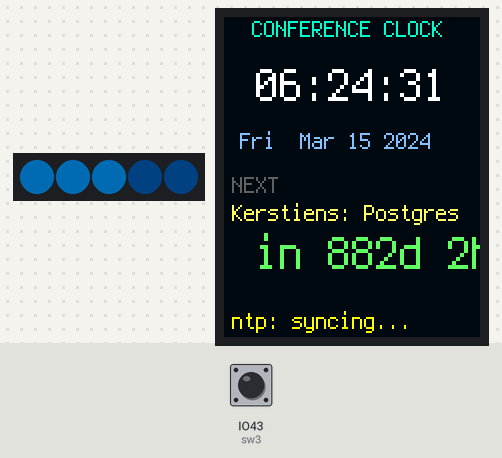
A program run on a simulated ESP32 board running CircuitPython. Parts: 5 RGB LEDs in strip order, left to right, 128×160 colour display. Inputs (shaded band) come from the test bench; at power-on: IO43 (sw3) HIGH. Dim RGB values are drawn brighter than linear; the clock reads 2024-03-15 10:24:30 at power-on unless the program sets it; what the program prints to the serial console is not drawn.

Above: at 1.6 s.
At 5.8 s:
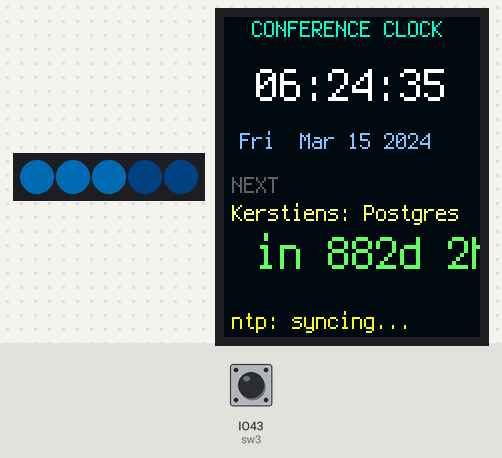
At 10.8 s:
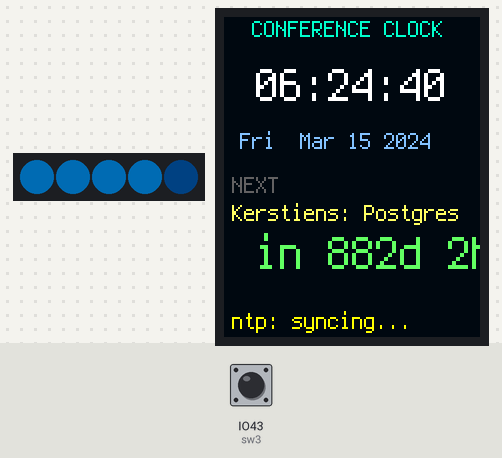
At 19.7 s:
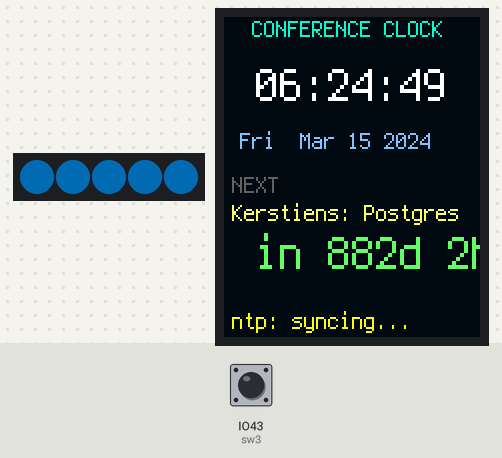
At 29.6 s:
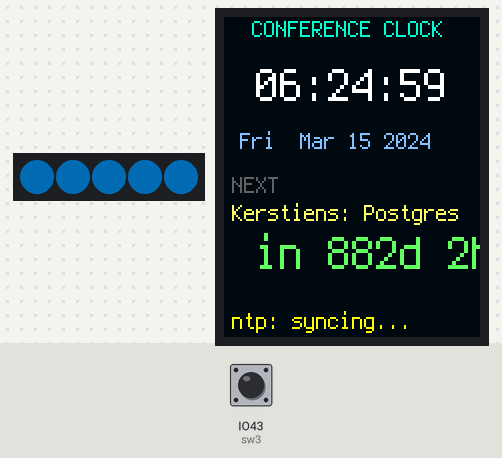
At 38.8 s:
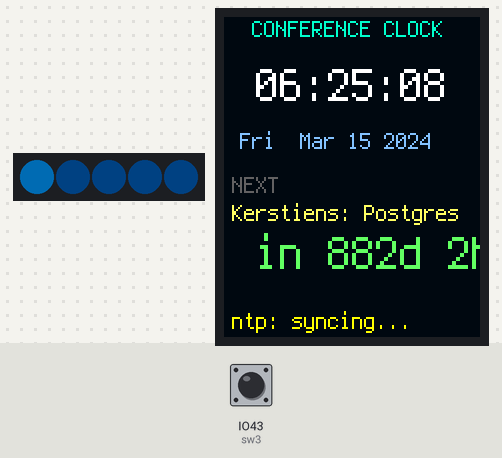
Timing chart, 0 to 40.0 s (numbered marks = the images above):
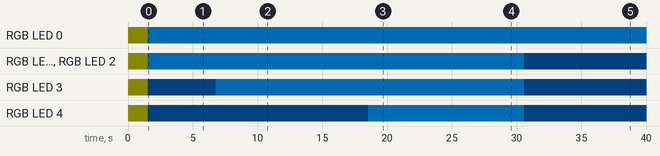

The program:

code.py
```python
"""
code.py -- Conference Clock
====================================================================
A live NTP-synced clock with a configurable timezone and a countdown
to the next session on the conference schedule. WiFi credentials
come from settings.toml; the clock syncs against pool.ntp.org using a
~30-line hand-written NTP client over UDP (no extra library needed)
and re-syncs hourly. The 5 NeoPixels form a seconds progress bar.

Time zones
----------
NTP returns UTC. Set TZ_OFFSET_HOURS below to your local offset from
UTC (negative west of Greenwich). The default is -5 (US Eastern
Standard Time); use -4 for Eastern Daylight Time during DST.

Controls
--------
  SW3 (IO43)  -- manual re-sync (also retries after a network error)
"""

import os
import time
import board
import busio
import digitalio
import displayio
import fourwire
import neopixel
import wifi
import socketpool
import terminalio
import adafruit_st7735r
from adafruit_display_text import label

# ==============================================================
#  Configuration
# ==============================================================
WIFI_SSID = os.getenv("WIFI_SSID", "your-wifi-name")
WIFI_PASSWORD = os.getenv("WIFI_PASSWORD", "your-wifi-password")

TZ_OFFSET_HOURS = -4     # UTC offset; -5 = EST, -4 = EDT

# Conference dates: Day 1 = Aug 14 2026, Day 2 = Aug 15 2026.
CONF_YEAR = 2026
CONF_MONTH = 8
CONF_DAYS = [14, 15]   # index 0 = day 1, index 1 = day 2

# Editable schedule: "day" (1 or 2), 24-hour "HH:MM" start, title, duration (min).
# Times are LOCAL.  Titles shown on-screen are truncated to 20 chars by the
# renderer.
SCHEDULE = [
    # --- Day 1 (Aug 14): Morning ---
    {"day": 1, "start": "09:00", "title": "Kerstiens: Postgres", "dur": 60},
    {"day": 1, "start": "10:00", "title": "Presley: Better Types", "dur": 30},
    {"day": 1, "start": "10:30", "title": "Noe: OpenLDAP", "dur": 15},
    {"day": 1, "start": "10:45", "title": "Sullivan: Elixir & AI", "dur": 30},
    {"day": 1, "start": "11:15", "title": "Danelz: Protobuf", "dur": 15},
    {"day": 1, "start": "11:30", "title": "Kulkarni: Batch Obs", "dur": 30},
    {"day": 1, "start": "12:00", "title": "Davies: Codegen", "dur": 90},
    # --- Day 1 (Aug 14): Afternoon ---
    {"day": 1, "start": "13:30", "title": "Teitel: Computer Vis", "dur": 30},
    {"day": 1, "start": "14:00", "title": "Augustine: KEDA", "dur": 15},
    {"day": 1, "start": "14:15", "title": "Poston: Malware", "dur": 30},
    {"day": 1, "start": "14:45", "title": "BREAK", "dur": 15},
    {"day": 1, "start": "15:00", "title": "Anderson: Vibe Coding", "dur": 30},
    {"day": 1, "start": "15:30", "title": "Rawlinson: Security", "dur": 15},
    {"day": 1, "start": "15:45", "title": "Pham: Robot Dog APIs", "dur": 60},
    # --- Day 2 (Aug 15): Morning ---
    {"day": 2, "start": "09:00", "title": "Haynes: Clef Lang", "dur": 60},
    {"day": 2, "start": "10:00", "title": "Mackey: Mutator Tests", "dur": 30},
    {"day": 2, "start": "10:30", "title": "Overcash: Keycloak", "dur": 15},
    {"day": 2, "start": "10:45", "title": "Jarrett: Ada 2026", "dur": 30},
    {"day": 2, "start": "11:15", "title": "Braun: AI Agent Tool", "dur": 15},
    {"day": 2, "start": "11:30", "title": "Heyman: COBOL Round 2", "dur": 30},
    {"day": 2, "start": "12:00", "title": "Gotimer: Containers", "dur": 90},
    # --- Day 2 (Aug 15): Afternoon ---
    {"day": 2, "start": "13:30", "title": "Benfield: Micro VMs", "dur": 30},
    {"day": 2, "start": "14:00", "title": "Cone: YAML Moat", "dur": 30},
    {"day": 2, "start": "14:30", "title": "Ballanco: Julia", "dur": 30},
    {"day": 2, "start": "15:00", "title": "Willis: 3 Mentors", "dur": 15},
    {"day": 2, "start": "15:15", "title": "Rodriguez: C# w/ C#", "dur": 30},
    {"day": 2, "start": "15:45", "title": "Grainger: Wormhole Vec", "dur": 60},
]
# ==============================================================


# ------------------------------------------------------------------
# Hardware
# ------------------------------------------------------------------
pixels = neopixel.NeoPixel(board.IO4, 5, brightness=0.3, auto_write=False)
pixels.fill((0, 0, 0)); pixels.show()

sw3 = digitalio.DigitalInOut(board.IO43); sw3.switch_to_input(pull=digitalio.Pull.UP)

font_cs = digitalio.DigitalInOut(board.IO9); font_cs.switch_to_output(value=True)
bl = digitalio.DigitalInOut(board.IO5); bl.switch_to_output(value=False)

displayio.release_displays()
spi = busio.SPI(clock=board.IO12, MOSI=board.IO11)
display_bus = fourwire.FourWire(
    spi, command=board.IO6, chip_select=board.IO10, reset=board.IO7,
    baudrate=8_000_000,
)
display = adafruit_st7735r.ST7735R(
    display_bus, width=128, height=160, rotation=0, bgr=True, auto_refresh=False,
)

WEEKDAYS = ("Mon", "Tue", "Wed", "Thu", "Fri", "Sat", "Sun")
MONTHS = ("Jan", "Feb", "Mar", "Apr", "May", "Jun",
          "Jul", "Aug", "Sep", "Oct", "Nov", "Dec")

# ------------------------------------------------------------------
# Scenes: clock view + error view
# ------------------------------------------------------------------
clock_scene = displayio.Group()
bg = displayio.Bitmap(128, 160, 1)
bp = displayio.Palette(1); bp[0] = 0x000814
clock_scene.append(displayio.TileGrid(bg, pixel_shader=bp, x=0, y=0))

title_lbl = label.Label(terminalio.FONT, text="CONFERENCE CLOCK", color=0x00FFCC, x=14, y=6)
clock_lbl = label.Label(terminalio.FONT, text="--:--:--", color=0xFFFFFF, scale=2, x=16, y=34)
date_lbl = label.Label(terminalio.FONT, text="", color=0x80C0FF, x=8, y=62)
next_lbl = label.Label(terminalio.FONT, text="NEXT", color=0x606060, x=4, y=84)
sess_lbl = label.Label(terminalio.FONT, text="", color=0xFFFF66, scale=1, x=4, y=98)
cd_lbl = label.Label(terminalio.FONT, text="", color=0x66FF66, scale=2, x=16, y=118)
status_lbl = label.Label(terminalio.FONT, text="", color=0x404040, x=4, y=152)
for l in (title_lbl, clock_lbl, date_lbl, next_lbl, sess_lbl, cd_lbl, status_lbl):
    clock_scene.append(l)

err_scene = displayio.Group()
ebg = displayio.Bitmap(128, 160, 1)
ep = displayio.Palette(1); ep[0] = 0x400000
err_scene.append(displayio.TileGrid(ebg, pixel_shader=ep, x=0, y=0))
err_title = label.Label(terminalio.FONT, text="SYNC FAILED", scale=2, color=0xFFFF00, x=10, y=12)
err_lines = []
for i in range(8):
    lb = label.Label(terminalio.FONT, text="", color=0xFFFFFF, x=8, y=42 + i * 12)
    err_lines.append(lb); err_scene.append(lb)
err_foot = label.Label(terminalio.FONT, text="SW3 to retry", color=0xFFC000, x=8, y=150)
err_scene.append(err_title); err_scene.append(err_foot)

display.root_group = clock_scene


def show_error(title, lines):
    err_title.text = title
    for i, lb in enumerate(err_lines):
        lb.text = lines[i] if i < len(lines) else ""
    pixels.fill((60, 0, 0)); pixels.show()
    display.root_group = err_scene
    display.refresh()
    print("!", title, lines)


def show_clock():
    display.root_group = clock_scene


# ------------------------------------------------------------------
# Networking: WiFi + a tiny hand-rolled NTP client over UDP
# ------------------------------------------------------------------
def connect_wifi():
    status_lbl.text = "wifi: connecting..."
    status_lbl.color = 0xFFFF00
    display.refresh()
    pixels.fill((30, 30, 0)); pixels.show()
    wifi.radio.connect(WIFI_SSID, WIFI_PASSWORD)
    status_lbl.text = "wifi: %s" % wifi.radio.ipv4_address
    status_lbl.color = 0x00A000
    display.refresh()
    print("WiFi IP:", wifi.radio.ipv4_address)


def ntp_unix():
    """Return current unix time from pool.ntp.org (raises on failure)."""
    pool = socketpool.SocketPool(wifi.radio)
    s = pool.socket(pool.AF_INET, pool.SOCK_DGRAM)
    try:
        s.settimeout(2)
        pkt = bytearray(48)
        pkt[0] = 0x1B
        addr = pool.getaddrinfo("pool.ntp.org", 123)[0][4]
        s.sendto(pkt, addr)
        data = bytearray(48)
        n = s.recv_into(data)
        if n < 48:
            raise OSError("short NTP reply")
        secs = (data[40] << 24) | (data[41] << 16) | (data[42] << 8) | data[43]
        return secs - 2208988800   # 1900 epoch -> 1970 epoch
    finally:
        s.close()


# monotonic <-> unix offset, set at sync time
unix_at_sync = None
mono_at_sync = 0.0


def now_unix():
    return unix_at_sync + (time.monotonic() - mono_at_sync)


def sync():
    """Connect + NTP. Raises on failure."""
    if not wifi.radio.connected:
        connect_wifi()
    global unix_at_sync, mono_at_sync
    status_lbl.text = "ntp: syncing..."
    status_lbl.color = 0xFFFF00
    display.refresh()
    u = ntp_unix()
    unix_at_sync = u
    mono_at_sync = time.monotonic()
    pixels.fill((0, 30, 0)); pixels.show()
    print("NTP sync: unix =", u, "->", time.localtime(u + TZ_OFFSET_HOURS * 3600))


def wifi_err(e):
    return ("WIFI ERROR",
            ["", '"%s"' % WIFI_SSID, "", str(e)[:20], "", "Check WIFI_SSID /",
             "WIFI_PASSWORD", "in settings.toml"])


def ntp_err(e):
    return ("NTP ERROR",
            ["", "Reached WiFi but", "NTP sync failed:", "", str(e)[:20], "",
             "Check DNS /", "outbound UDP 123"])


# ------------------------------------------------------------------
# Schedule logic
# ------------------------------------------------------------------
def session_unix(entry):
    """Absolute unix timestamp for a session's local start time."""
    h, m = entry["start"].split(":")
    day = CONF_DAYS[entry["day"] - 1]
    return time.mktime((CONF_YEAR, CONF_MONTH, day, int(h), int(m), 0, 0, 0, 0))


def next_session(now):
    """Return (entry, secs_until_start, secs_until_end, is_now).
    If the conference is over, entry is None."""
    items = sorted(SCHEDULE, key=session_unix)
    for e in items:
        start = session_unix(e)
        end = start + e["dur"] * 60
        if start <= now < end:
            return (e, start - now, end - now, True)   # happening now
    for e in items:
        start = session_unix(e)
        if start > now:
            return (e, start - now, 0, False)
    # conference is over
    return (None, 0, 0, False)


def fmt_countdown(sec):
    sec = int(sec)
    d = sec // 86400
    sec %= 86400
    h = sec // 3600
    m = (sec % 3600) // 60
    if d:
        return "in %dd %dh" % (d, h)
    if h:
        return "in %dh %dm" % (h, m)
    if m:
        return "in %dm" % m
    return "in %ds" % sec


# ------------------------------------------------------------------
# Render
# ------------------------------------------------------------------
def render_clock():
    u_raw = now_unix()                # UTC unix — for schedule comparison
    u = u_raw + TZ_OFFSET_HOURS * 3600  # local — for display
    st = time.localtime(u)
    clock_lbl.text = "%02d:%02d:%02d" % (st.tm_hour, st.tm_min, st.tm_sec)
    date_lbl.text = "%s  %s %d %d" % (WEEKDAYS[st.tm_wday], MONTHS[st.tm_mon - 1],
                                      st.tm_mday, st.tm_year)
    e, until_start, until_end, is_now = next_session(u)
    if e is None:
        next_lbl.text = "DONE"
        next_lbl.color = 0x606060
        sess_lbl.text = "Conference Over"
        cd_lbl.text = "thanks!"
        cd_lbl.color = 0x606060
    elif is_now:
        next_lbl.text = "NOW"
        next_lbl.color = 0xFF6644
        sess_lbl.text = e["title"][:20]
        cd_lbl.text = "%dm left" % max(0, until_end // 60)
        cd_lbl.color = 0xFF6644
    else:
        next_lbl.text = "NEXT"
        next_lbl.color = 0x606060
        sess_lbl.text = e["title"][:20]
        cd_lbl.text = fmt_countdown(until_start)
        cd_lbl.color = 0x66FF66
    # seconds -> 5-LED bar (each LED ~12s)
    n = min(5, st.tm_sec // 12 + 1)
    for i in range(5):
        pixels[i] = (0, 120, 200) if i < n else (0, 10, 20)
    pixels.show()
    display.refresh()


# ------------------------------------------------------------------
# Boot
# ------------------------------------------------------------------
title_lbl.text = "CONFERENCE CLOCK"
status_lbl.text = "starting..."
display.refresh()
bl.value = True

synced = False
try:
    sync()
    synced = True
except Exception as e:
    print("sync failed:", e)
    msg = str(e)
    if "auth" in msg.lower() or "password" in msg.lower() or "ssid" in msg.lower():
        show_error(*wifi_err(e))
    else:
        show_error(*ntp_err(e))

last_sync = time.monotonic()
last_render = 0.0
s3p = True

while True:
    now = time.monotonic()
    p3 = (not sw3.value) and s3p
    s3p = sw3.value

    if not synced and p3:
        try:
            sync(); synced = True
            show_clock()
        except Exception as e:
            show_error(*ntp_err(e))
        time.sleep(0.3)
        continue

    if synced:
        # re-sync hourly
        if now - last_sync > 3600:
            try:
                sync()
            except Exception as e:
                print("resync failed:", e)
                status_lbl.text = "resync failed"
                status_lbl.color = 0xFF4040
            last_sync = now
        # render ~4 fps
        if now - last_render > 0.25:
            render_clock()
            last_render = now
    time.sleep(0.05)
```

Measured:
- by itself, RGB LED 0: off → RGB(9, 9, 0) at 0.02 s, → RGB(0, 9, 0) 1.5 s later, → RGB(0, 36, 60) 0.02 s later
- by itself, RGB LED 1, RGB LED 2: off → RGB(9, 9, 0) at 0.02 s, → RGB(0, 9, 0) 1.5 s later, → RGB(0, 36, 60) 0.02 s later, → RGB(0, 3, 6) 29.0 s later
- what the display in image 0 shows lasts 1.0 s, from 1.6 s to 2.6 s
